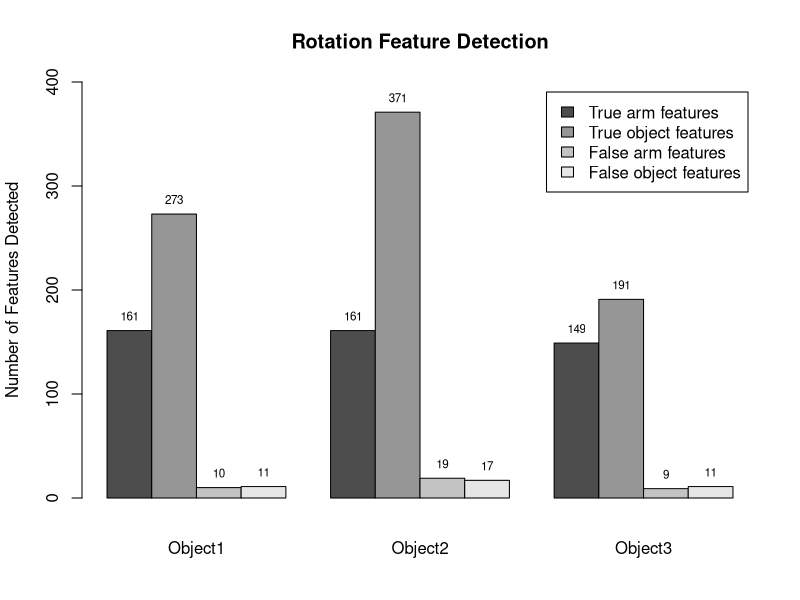

Write the R code that produced this figure.

d <- read.table("total.dat", header=TRUE, sep=",")

# create a two row matrix with x and y
height <- rbind(d[,1], d[,2], d[,3], d[,4])

# Use height and set 'beside = TRUE' to get pairs
# save the bar midpoints in 'mp'
# Set the bar pair labels to A:D
mp <- barplot(height, beside=TRUE, ylim = c(0, 400), ylab="Number of Features Detected", main="Rotation Feature Detection", cex.names=0.8, legend=c("True arm features", "True object features", "False arm features", "False object features"))
text(mp, height, labels = format(height, 4),pos = 3, cex = 0.7)

mtext(1, at = colMeans(mp), text = c("Object1", "Object2", "Object3"), line = 2)
